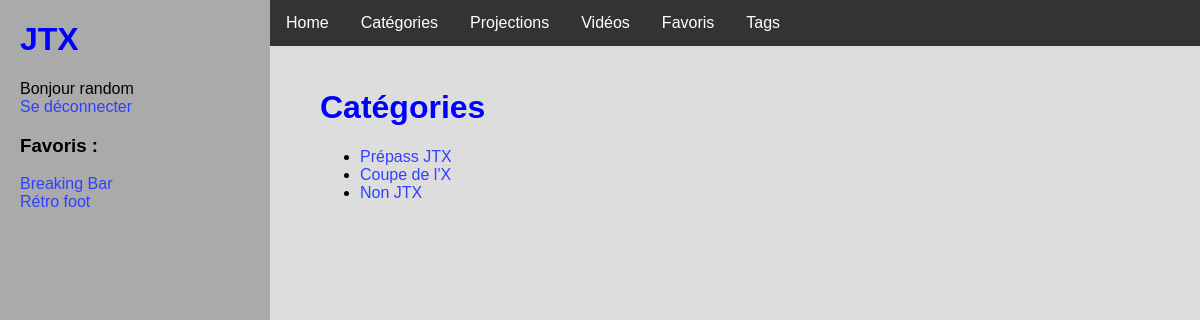
Before: /categories/ (signed in) with the older database file.
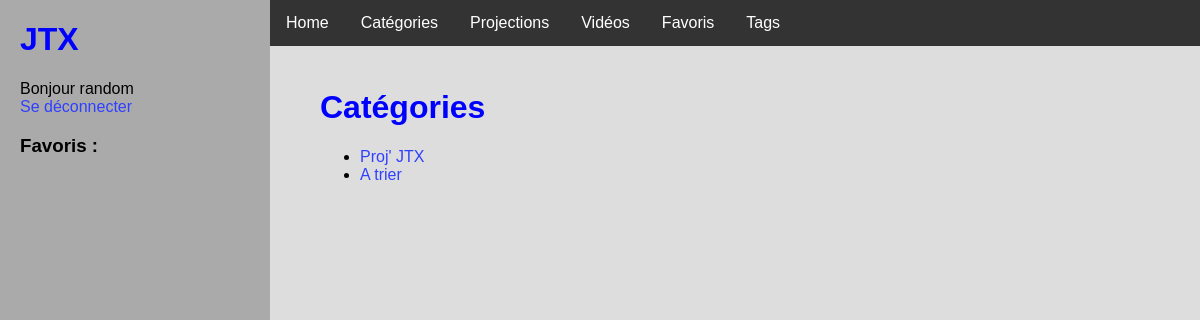
After: the same page with the newer database file.
### videos/models.py (models this page shows, shortened)
class Favorite(models.Model):
    user = models.ForeignKey(User)
    video = models.ForeignKey(Video)
    date = models.DateTimeField(auto_now_add = True)
    class Meta:
        unique_together = (('user', 'video'),)

class Video(models.Model):
    titre = models.CharField(max_length=100)
    date = models.DateField(default=datetime.date.today)
    url = models.CharField(max_length=1000)
    views = models.IntegerField(default=0)
    public = models.BooleanField(default=False)

class Category(models.Model):
    titre = models.CharField(max_length=100)
    public = models.BooleanField(default=False)

### videos/views.py (the view)
# urls.py: url(r'^categories/$', views.categories, name='categories'),
def categories(request):
    categories = Category.objects.filter(public=True).all()
    if (request.user.is_authenticated):
        categories = Category.objects.all()
    context = {
        'categories': categories,
    }
    return render(request, 'categories.html', context)

### videos/templates/categories.html
{% extends 'base.html' %}
{% block body %}
{% if categories %}
<h1>Catégories</h1>
	<ul>
	{% for c in categories %}
    <li><a href="{% url 'category' c.id 1 %}">{{ c.titre }}</a></li>
	{% endfor %}
	</ul>
{% else %}
    <p>Errors.</p>
{% endif %}
{% endblock %}

### videos/templates/base.html (shortened to what this page needs)
{% load static %}
<!DOCTYPE html>
<html>
<head>
  <link rel="stylesheet" href="{% static 'style.css' %}"/>
</head>
<body>
<div id="lateral_bar">
    <h1> JTX </h1>
    {% if request.user.is_authenticated %}
        Bonjour {{ request.user.username }}
        <br/>
        <a href="/logout/">Se déconnecter</a>
        <br/>
        <h3>Favoris :</h3>
        {% for f in request.user.favorite_set.all %}
        <a href="{% url 'video' f.video.id %}">{{ f.video.titre }}</a>
        <br/>
        {% endfor %}
    {% else %}
        <a href="/login/">Se connecter</a>
    {% endif %}
</div>
<div id="central">
	<div id="navigation_bar">"
    <ul>
        <li><a href="/">Home</a></li>
        <li><a href="{% url 'categories' %}">Catégories</a></li>
        <li><a href="{% url 'projs' 1 %}">Projections</a></li>
        <li><a href="{% url 'videos' 1 %}">Vidéos</a></li>
        {% if request.user.is_authenticated %}
            <li><a href="{% url 'favorites' 1 %}">Favoris</a></li>
        {% endif %}
        <li><a href="{% url 'tags' %}">Tags</a></li>
    </ul>
	</div>
	<div id="body">
    {% block body %}
    {% endblock %}
	</div>
</div>
</body>
</html>

### videos/static/style.css (style rules this page uses)
* { font-family: Arial; }
#lateral_bar { position: absolute; top:0; bottom:0; width:250px; background-color: #AAAAAA; padding-left: 20px; }
#central { position: absolute; top: 0; bottom:0; margin-left: 270px; }
#body { float: right; margin-top:30px; padding-top: 20px; padding-left: 50px; }
body { padding: 0; margin: 0; background-color: #DDDDDD; }
h1 { color: blue; }
a { color: #3040FF; text-decoration: none; }
#navigation_bar ul { list-style-type: none; margin: 0; padding: 0; overflow: hidden; background-color: #333; position: fixed; top: 0; width: 100%; }
#navigation_bar li { float: left; }
#navigation_bar li a { display: block; color: white; text-align: center; padding: 14px 16px; text-decoration: none; }

Changed rows visible on the page:
removed Favorite: video.titre "Breaking Bar"
removed Favorite: video.titre "Rétro foot"
removed Category: titre "Prépass JTX"
removed Category: titre "Coupe de l'X"
removed Category: titre "Non JTX"
added Category: titre "Proj' JTX"
added Category: titre "A trier"
